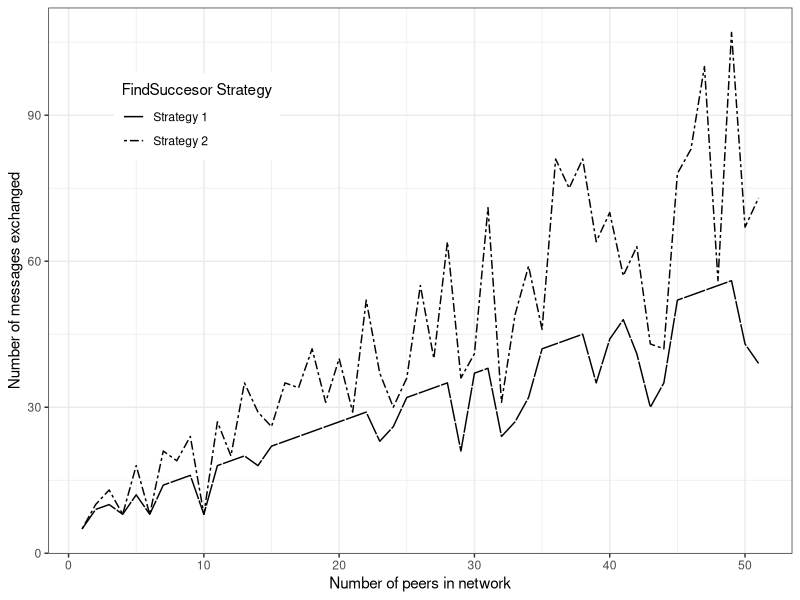

Write R code to recreate this figure. (Note: this script raises an error after producing the figure.)
library(ggplot2)
#setwd("~/Dropbox/SDN/DTRM/Paper/Plots")
df <- read.csv("./Data_nofix_withDelay.csv")
df$joinTime <- df$joinTime/10
plot <- ggplot(df, aes(x=n)) +
        #geom_point(aes(y = msg)) +
        geom_line(aes(y = msg, linetype=strategy)) +
        theme_bw() +
        theme(legend.position = c(.2, .8)) + 
        scale_linetype_manual("FindSuccesor Strategy" ,labels = c("Strategy 1", "Strategy 2"), values = c("F1", "twodash")) +
        #ggtitle("Comparing find successor strategies") +
        labs(y = "Number of messages exchanged", x = "Number of peers in network") + 
        ggsave(file="Comparing find successor strategies1.png",  width = 15.875, height=11.985625, units = "cm", dpi=300)

print(plot)


library(ggplot2)
#setwd("~/Dropbox/SDN/DTRM/Paper/Plots")
df <- read.csv("./Data_nofix_withDelay.csv")
df$joinTime <- df$joinTime/10
plot <- ggplot(df, aes(x=n)) +
        #geom_point(aes(y = msg)) +
        geom_line(aes(y = joinTime, linetype=strategy)) +
        theme_bw() +
        theme(legend.position = c(.2, .8)) + 
        scale_linetype_manual("FindSuccesor Strategy" ,labels = c("Strategy 1", "Strategy 2"), values = c("F1", "twodash")) +
        #ggtitle("Comparing find successor strategies") +
        labs(y = "Join network time (ms)", x = "Number of peers in network") + 
        ggsave(file="Comparing find successor strategies.png",  width = 15.875, height=11.985625, units = "cm", dpi=300)

print(plot)
        

